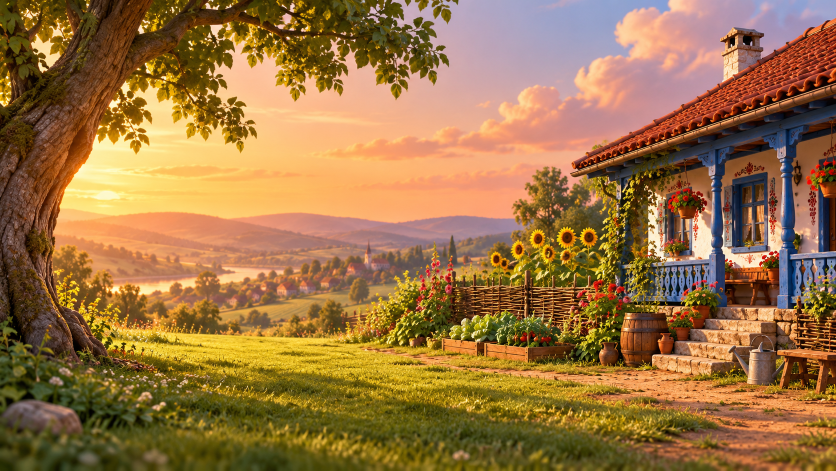
#> input picture art/ui/loading/bg.png, 1672 x 941 px (shown at 1/2 size); its folder holds 3 pictures in this run
$ python store_art.py
#> lines starting #> are read from the running program, lines starting #| are printed output that depends on the picture
#!/usr/bin/env python3
"""Imaginile paginii jocului (iconiță 512, imagine principală 1920×1080), compuse din straturile ecranului de
încărcare (build/loading, din `tools/loading.py build`). Ieșire: art/ui/store/.

  store_art.py
"""
import os

from PIL import Image, ImageDraw, ImageFilter

ROOT = os.path.dirname(os.path.dirname(os.path.abspath(__file__)))
L = os.path.join(ROOT, "build", "loading")
OUT = os.path.join(ROOT, "art", "ui", "store")


def load(name: str) -> Image.Image:
    im = Image.open(os.path.join(L, name)).convert("RGBA")
    im.putalpha(im.split()[3].point(lambda v: 0 if v < 48 else v))  # resturile aproape transparente ale decupării
    return im.crop(im.getbbox())


def fit_h(im, h):
    return im.resize((int(im.width * h / im.height), h), Image.LANCZOS)


def fit_w(im, w):
    return im.resize((w, int(im.height * w / im.width)), Image.LANCZOS)


def shadow(canvas, im, xy, blur=18, off=(10, 14), alpha=110):
    # umbra pe o pânză mai mare: altfel blur-ul se taie la marginea imaginii și lasă un dreptunghi vizibil
    pad = blur * 3
    mask = Image.new("L", (im.width + 2 * pad, im.height + 2 * pad), 0)
    mask.paste(im.split()[3].point(lambda v: v * alpha // 255), (pad, pad))
    sh = Image.new("RGBA", mask.size, (40, 18, 10, 0))
    sh.putalpha(mask.filter(ImageFilter.GaussianBlur(blur)))
    x, y = xy[0] + off[0] - pad, xy[1] + off[1] - pad
    sh = sh.crop((max(0, -x), max(0, -y), sh.width, sh.height))
    canvas.alpha_composite(sh, (max(0, x), max(0, y)))
    canvas.alpha_composite(im, xy)


def vignette(c):
    v = Image.new("L", c.size, 0)
    d = ImageDraw.Draw(v)
    for i in range(60):
        d.rectangle([i * 8, i * 5, c.width - i * 8, c.height - i * 5], outline=int(255 * (1 - i / 60) ** 2 * 0.5))
    dark = Image.new("RGBA", c.size, (40, 18, 10, 0))
    dark.putalpha(v.filter(ImageFilter.GaussianBlur(40)))
    c.alpha_composite(dark)


def keyart(logo_name: str, out: str):
#> called with logo_name = 'logo_en_key.png', out = 'thumb_keyart.png'
    bg = Image.open(os.path.join(ROOT, "art", "ui", "loading", "bg.png")).convert("RGBA").resize((1920, 1080), Image.LANCZOS)
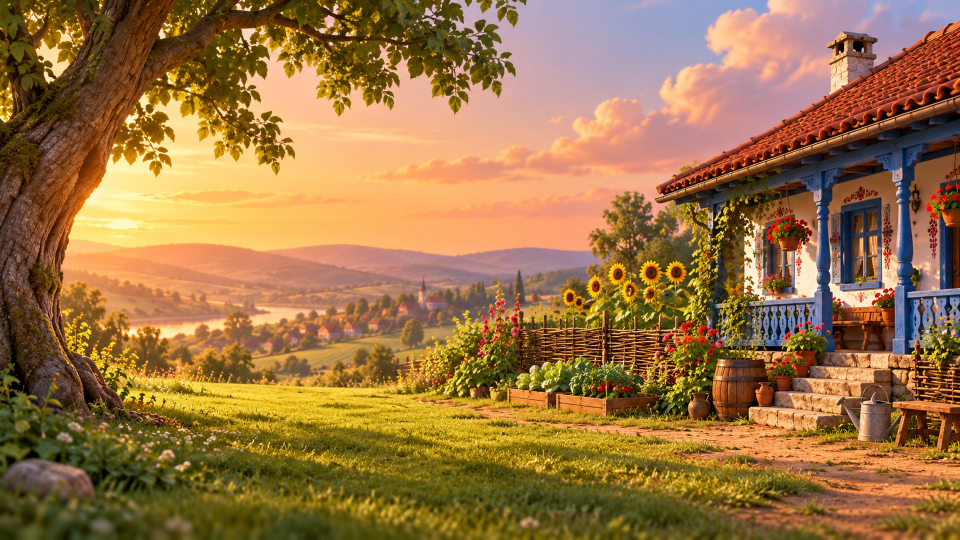
#> bg: PIL image 1920x1080 RGBA (shown at 1/2 size); mean R, G, B, A 155, 115.6, 67.9, 255
    c = bg.copy()
    vignette(c)
#> in vignette, `v = Image.new("L", c.size, 0)`: v: PIL image 1920x1080 L; every value is 0
#> in vignette, `dark.putalpha(v.filter(ImageFilter.GaussianBlur(40)))`:
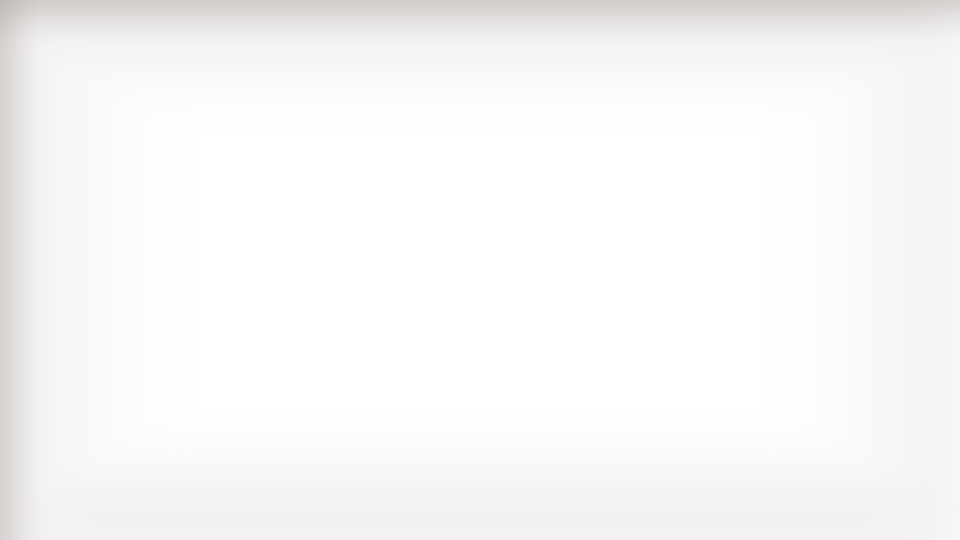
#> dark: PIL image 1920x1080 RGBA (shown at 1/2 size); mean R, G, B, A 40, 18, 10, 7.9; transparent parts drawn white
#> in vignette, `dark.putalpha(v.filter(ImageFilter.GaussianBlur(40)))`:
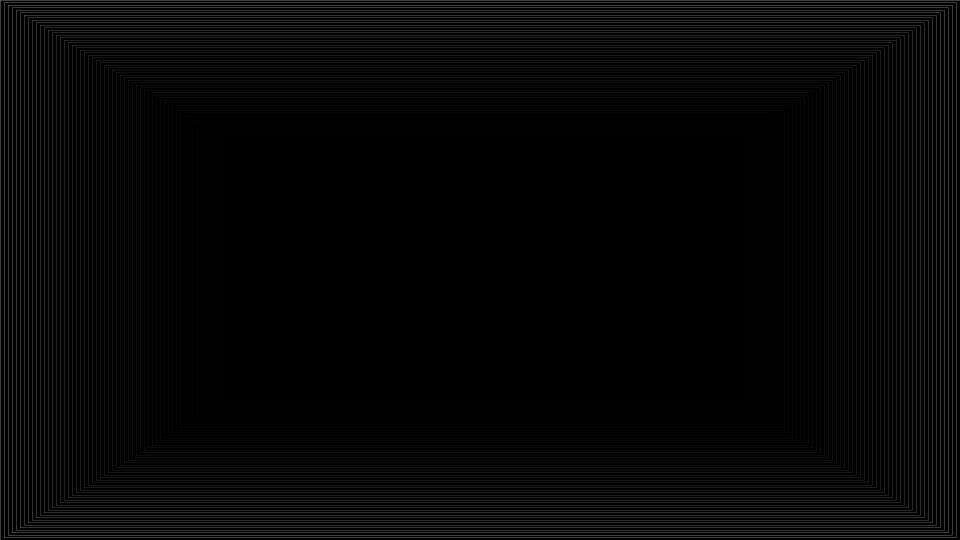
#> v: PIL image 1920x1080 L (shown at 1/2 size); min 0, max 127, mean 6.4
#> in vignette, `c.alpha_composite(dark)`:
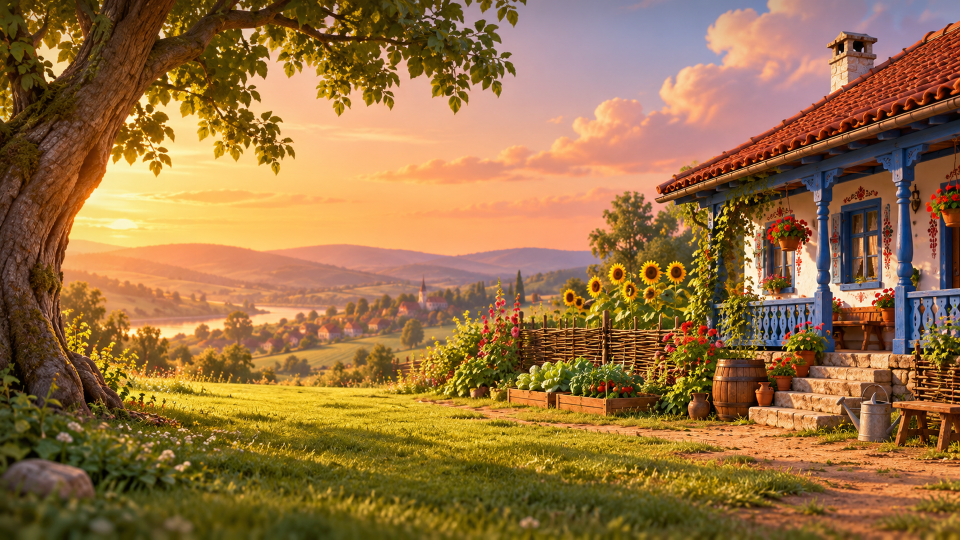
#> c: PIL image 1920x1080 RGBA (shown at 1/2 size); mean R, G, B, A 152.4, 113.1, 66.2, 255
    b = fit_h(load("bunica_action_key.png").transpose(Image.FLIP_LEFT_RIGHT), 960)
    shadow(c, b, (1920 - b.width - 30, 1080 - b.height + 40))
    t = fit_h(load("hotoman_sneak_key.png"), 760)
    shadow(c, t, (140, 1080 - t.height + 10))
    lg = fit_w(load(logo_name), 980)
    shadow(c, lg, (110, 40), blur=14, off=(8, 12), alpha=140)
    c.convert("RGB").save(os.path.join(OUT, out), quality=95)


def icon():
    ic = Image.new("RGBA", (1024, 1024), (0, 0, 0, 0))
    d = ImageDraw.Draw(ic)
    for r in range(740, 0, -6):  # fundal cald, mai deschis spre centru
        k = r / 740
        d.ellipse([512 - r, 430 - r, 512 + r, 430 + r], fill=(int(255 - 50 * k), int(214 - 90 * k), int(140 - 90 * k), 255))
    b = fit_h(load("bunica_action_key.png").transpose(Image.FLIP_LEFT_RIGHT), 1400)
    shadow(ic, b, (512 - b.width // 2 + 40, 40), blur=20, off=(0, 16), alpha=90)
    ic.resize((512, 512), Image.LANCZOS).convert("RGB").save(os.path.join(OUT, "icon.png"))


if __name__ == "__main__":
    os.makedirs(OUT, exist_ok=True)
#> (the run stopped early here; a loop or call above may not have finished)
